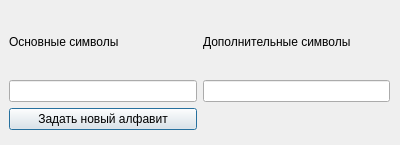
<?xml version="1.0" encoding="UTF-8"?>
<ui version="4.0">
 <class>ChangeAlphabetForTuringMachine</class>
 <widget class="QDialog" name="ChangeAlphabetForTuringMachine">
  <property name="geometry">
   <rect>
    <x>0</x>
    <y>0</y>
    <width>400</width>
    <height>145</height>
   </rect>
  </property>
  <property name="windowTitle">
   <string>Dialog</string>
  </property>
  <widget class="QWidget" name="gridLayoutWidget">
   <property name="geometry">
    <rect>
     <x>9</x>
     <y>9</y>
     <width>381</width>
     <height>121</height>
    </rect>
   </property>
   <layout class="QGridLayout" name="gridLayout">
    <item row="2" column="0">
     <widget class="QPushButton" name="pushButton">
      <property name="text">
       <string>Задать новый алфавит</string>
      </property>
     </widget>
    </item>
    <item row="1" column="0">
     <widget class="QLineEdit" name="lineEdit_1"/>
    </item>
    <item row="0" column="0">
     <widget class="QLabel" name="label_1">
      <property name="text">
       <string>Основные символы</string>
      </property>
     </widget>
    </item>
    <item row="1" column="1">
     <widget class="QLineEdit" name="lineEdit_2"/>
    </item>
    <item row="0" column="1">
     <widget class="QLabel" name="label_2">
      <property name="text">
       <string>Дополнительные символы</string>
      </property>
     </widget>
    </item>
   </layout>
  </widget>
 </widget>
 <resources/>
 <connections/>
</ui>
